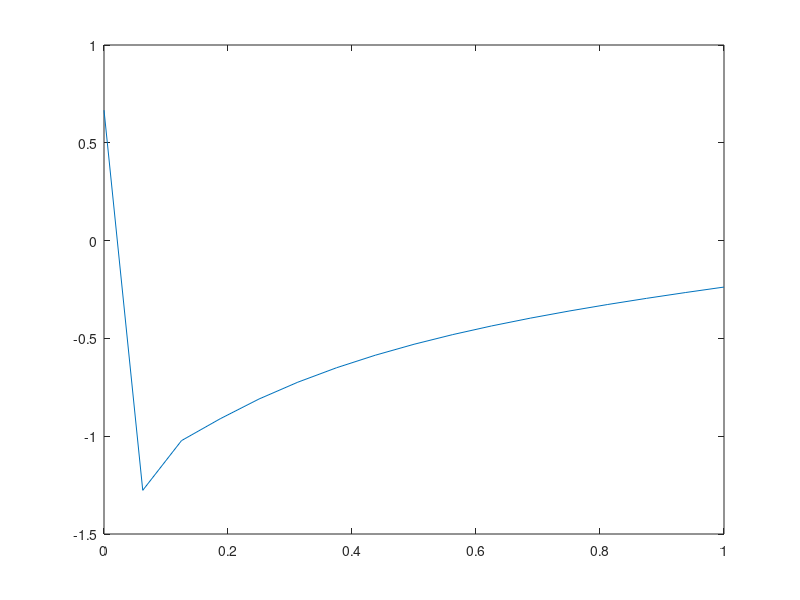

MATLAB code for this plot: (Note: this script raises an error after producing the figure.)
%Runge-Kutta-Fehlberg 45 de quinto orden
N= 2;
y = @(t,y) [9*y(1)+24*y(2)+5*cos(t)-1/3*sin(t); -24*y(1)-51*y(2)-9*cos(t)+1/3*sin(t)];
yexact = @(t) [2*exp(-3*t)-exp(-39*t)+1/3*cos(t); -exp(-3*t)+2*exp(-39*t)-1/3*cos(t)];
y1exact =  @(t) 2*exp(-3*t)-exp(-39*t)+1/3*cos(t)
y2exact = @(t) -exp(-3*t)+2*exp(-39*t)-1/3*cos(t);

a = 0;
b = 1;
y10 = 4/3;
y20 = 2/3;
y0 = [y10; y20];
hf = @(j) 2.^(-j);


A = [0 0 0 0 0 0; 1/4 0 0 0 0 0;3/32 9/32 0 0 0 0;
    1932/2197 -7200/2197 7296/2197 0 0 0; 439/216 -8 3680/513 -845/4104 0 0;
    -8/27 2 -3544/2565 1859/4104 -11/40 0]
B = [16/135 0 6656/12825 28561/56430 -9/50 2/55]
C = [0 1/4 3/8 12/13 1 1/2]

for jj=4:8
    h = hf(jj);
    T = (a:h:b)';
    n = size(T,1);
    Y=zeros(n,N);
    Y(1,:)=y0;
    
    for j=1:n-1
        k1 = y(T(j),Y(j,:))';
        k2 = y(T(j)+C(2)*h,Y(j,:)+A(2,1)*k1*h)';
        k3 = y(T(j)+C(3)*h,Y(j,:)+(A(3,1)*k1+A(3,2)*k2)*h)';
        k4 = y(T(j)+C(4)*h,Y(j,:)+(A(4,1)*k1+A(4,2)*k2+A(4,3)*k3)*h)';
        k5 = y(T(j)+C(5)*h,Y(j,:)+(A(5,1)*k1+A(5,2)*k2+A(5,3)*k3+A(5,4)*k4)*h)';
        Y(j+1,:)=Y(j,:)+h*(B(1)*k1+B(2)*k2+B(3)*k3+B(4)*k4+B(5)*k5);
    end
    plot(T', Y(:,2))
    hold on
    Y1exact = y1exact(T);
    Y2exact = y2exact(T);

    Error1 = abs(Y1exact-Y(:,1));
    Error2 = abs(Y2exact-Y(:,2));
 

    results = [T Y(:,1) Y(:,2) Y1exact Y2exact Error1 Error2];
    variablenames = {'t', 'y1 aproximada','y2 aproximada','y1 exacta','y2 exacta', 'Error absoluto y1','Error absoluto y2'};
    results = array2table(results, 'VariableNames',variablenames);
    disp(results);

    tablalatex.data = results;
    tablalatex.tableColLabels = variablenames;
    latex = latexTable(tablalatex);  
end
Y1exact = y1exact(T);
Y2exact = y2exact(T);


plot(T', Y2exact)
legend('Solución aproximada con h=0.0625',...
    'Solución aproximada con h=0.0312',...
    'Solución aproximada con h=0.0156',...
    'Solución aproximada con h=0.0078',...
    'Solución aproximada con h=0.0039',...
    'Solución exacta')
title("Aproximación de y2(t) con Runge Kutta Fehlberg 45 de quinto orden" )
